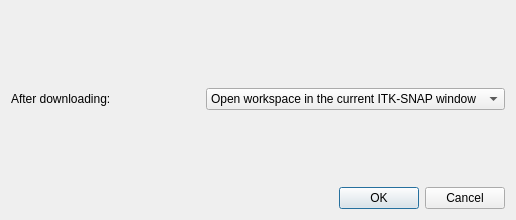
<?xml version="1.0" encoding="UTF-8"?>
<ui version="4.0">
 <class>DownloadTicketDialog</class>
 <widget class="QDialog" name="DownloadTicketDialog">
  <property name="geometry">
   <rect>
    <x>0</x>
    <y>0</y>
    <width>516</width>
    <height>220</height>
   </rect>
  </property>
  <property name="windowTitle">
   <string>Download Ticket Results</string>
  </property>
  <layout class="QGridLayout" name="gridLayout">
   <item row="0" column="0" colspan="2">
    <widget class="FileChooserPanelWithHistory" name="filePanel" native="true"/>
   </item>
   <item row="2" column="0">
    <widget class="QLabel" name="label">
     <property name="text">
      <string>After downloading:</string>
     </property>
    </widget>
   </item>
   <item row="5" column="0" colspan="2">
    <widget class="QDialogButtonBox" name="buttonBox">
     <property name="orientation">
      <enum>Qt::Horizontal</enum>
     </property>
     <property name="standardButtons">
      <set>QDialogButtonBox::Cancel|QDialogButtonBox::Ok</set>
     </property>
    </widget>
   </item>
   <item row="2" column="1">
    <widget class="QComboBox" name="inOpenMode">
     <item>
      <property name="text">
       <string>Open workspace in the current ITK-SNAP window</string>
      </property>
     </item>
     <item>
      <property name="text">
       <string>Open workspace in a new ITK-SNAP window </string>
      </property>
     </item>
     <item>
      <property name="text">
       <string>Do not open workspace</string>
      </property>
     </item>
    </widget>
   </item>
   <item row="1" column="0">
    <spacer name="verticalSpacer">
     <property name="orientation">
      <enum>Qt::Vertical</enum>
     </property>
     <property name="sizeHint" stdset="0">
      <size>
       <width>20</width>
       <height>40</height>
      </size>
     </property>
    </spacer>
   </item>
   <item row="3" column="0">
    <spacer name="verticalSpacer_2">
     <property name="orientation">
      <enum>Qt::Vertical</enum>
     </property>
     <property name="sizeHint" stdset="0">
      <size>
       <width>20</width>
       <height>40</height>
      </size>
     </property>
    </spacer>
   </item>
  </layout>
 </widget>
 <customwidgets>
  <customwidget>
   <class>FileChooserPanelWithHistory</class>
   <extends>QWidget</extends>
   <header>FileChooserPanelWithHistory.h</header>
   <container>1</container>
  </customwidget>
 </customwidgets>
 <resources/>
 <connections>
  <connection>
   <sender>buttonBox</sender>
   <signal>accepted()</signal>
   <receiver>DownloadTicketDialog</receiver>
   <slot>accept()</slot>
   <hints>
    <hint type="sourcelabel">
     <x>248</x>
     <y>254</y>
    </hint>
    <hint type="destinationlabel">
     <x>157</x>
     <y>274</y>
    </hint>
   </hints>
  </connection>
  <connection>
   <sender>buttonBox</sender>
   <signal>rejected()</signal>
   <receiver>DownloadTicketDialog</receiver>
   <slot>reject()</slot>
   <hints>
    <hint type="sourcelabel">
     <x>316</x>
     <y>260</y>
    </hint>
    <hint type="destinationlabel">
     <x>286</x>
     <y>274</y>
    </hint>
   </hints>
  </connection>
 </connections>
</ui>
